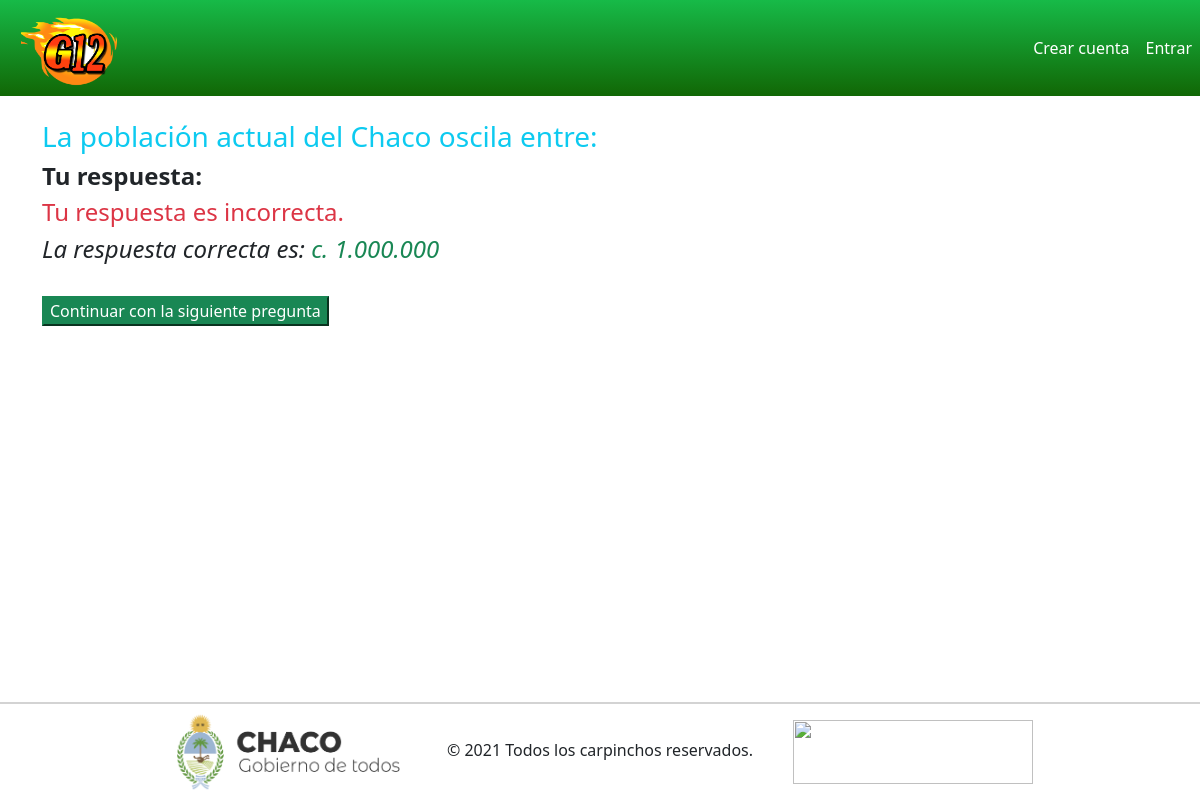
Screenshot of /resultado/257/ with the database file from the repository.
### Quiz/models.py (models this page shows, shortened)
class PreguntasRespondidas(models.Model):
    quizUser = models.ForeignKey(QuizUsuario, on_delete=models.CASCADE, related_name='intentos')
    pregunta=models.ForeignKey(Pregunta, on_delete=models.CASCADE)
    respuesta = models.ForeignKey(ElegirRespuesta, on_delete=models.CASCADE, null=True)
    correcta = models.BooleanField(verbose_name='¿Es estal a respuesta correcta?', default=False, null=False)
    puntaje_obtenido = models.DecimalField(verbose_name='Puntaje Obtenido', default = 0, decimal_places=2, max_digits=6)

class Pregunta(models.Model):
    NUMERO_DE_RESPUESAS_PERMITIDAS = 1
    texto = models.TextField(verbose_name='Texto de la pregunta')
    max_puntaje = models.DecimalField(verbose_name='Maximo Puntaje', default=3, decimal_places=2, max_digits=6)
    categoria = models.ForeignKey(Categoria, on_delete=models.SET_NULL, null=True)

class ElegirRespuesta(models.Model):
    MAXIMO_RESPUESTA = 6
    pregunta = models.ForeignKey(Pregunta, related_name='opciones', on_delete=models.CASCADE)
    correcta = models.BooleanField(verbose_name='¿Es esta la respuesta correcta?', default=False, null=False)
    texto = models.TextField(verbose_name='Texto de la respuesta', null=True, blank=True)
    def __str__(self):
        return self.texto

### Quiz/views.py (the view)
# urls.py: path('resultado/<int:pregunta_respondida_pk>/', resultado_pregunta, name='resultado'),
def resultado_pregunta(request, pregunta_respondida_pk):
    respondida = get_object_or_404(PreguntasRespondidas, pk=pregunta_respondida_pk)
    context = {
        'respondida':respondida
    }
    return render(request,'play/resultados.html',context)

### templates/play/resultados.html (shortened to what this page needs)
{% extends 'base.html' %}
{% block contenido %}
<div class="container">
    <div class="jumbotron my-4">
        <h3 class="text-info">{{respondida.pregunta.texto|safe}}</h3>
        <h4><strong>Tu respuesta: </strong>
        </h4>
        {% if respondida.respuesta.correcta %}
            <h4 class="text-success">¡Muy Bien!. Tu respuesta es correcta.</h4>
        {% else %}
            <h4 class="text-danger">Tu respuesta es incorrecta.</h4>
            {% for respuesta in respondida.pregunta.opciones.all %}
                {% if respuesta.correcta %}
                <h4><i>La respuesta correcta es: <span class="text-success">{{respuesta}}</span></i> </h4>
                {% endif %}
            {% endfor%}
      {% endif %}
        <br>
        <a href="{% url 'jugar' %}">
            <button class="btn-success">
                Continuar con la siguiente pregunta
            </button>
        </a>
    </div>
</div>
{% endblock %}

### static/css/main.css (style rules this page uses)
body { height:80vh; }

### rows the page displays
PreguntasRespondidas: pregunta.texto "La población actual del Chaco oscila entre:"
ElegirRespuesta: texto "c. 1.000.000"
